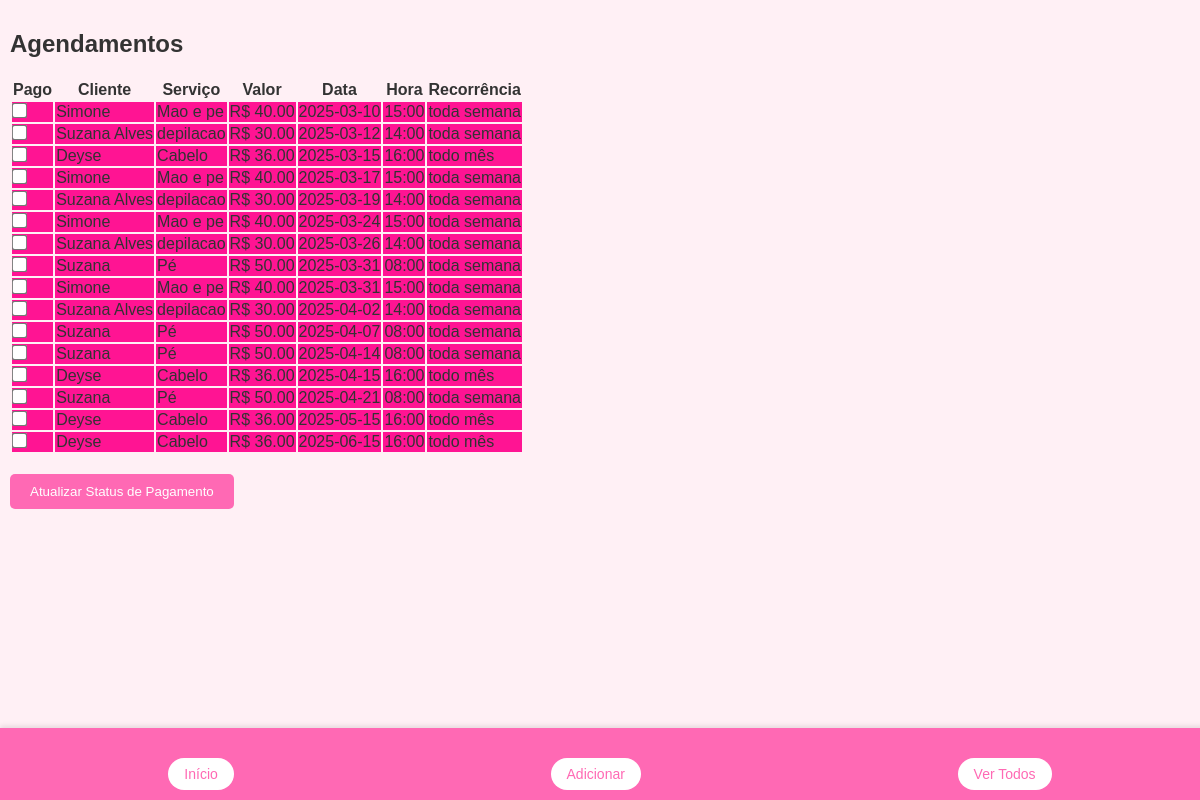
Before: /view with the older database file.
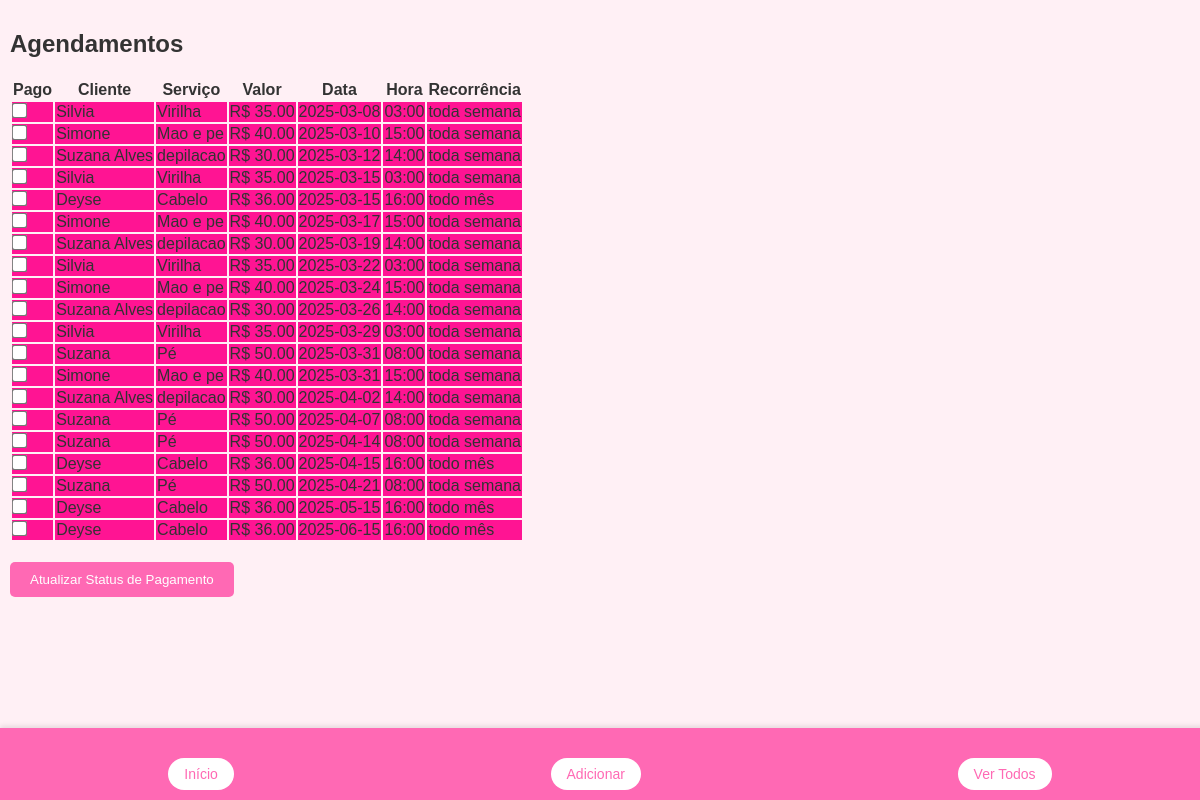
After: the same page with the newer database file.
### tables this page shows
CREATE TABLE appointments (
                id INTEGER PRIMARY KEY AUTOINCREMENT,
                client_name TEXT NOT NULL,
                service_description TEXT NOT NULL,
                service_value REAL NOT NULL,
                date TEXT NOT NULL,
                time TEXT NOT NULL,
                recurrence TEXT NOT NULL,
                color TEXT NOT NULL
            );

### app.py (the view)
@app.route('/view')
def view_appointments():
    try:
        with sqlite3.connect(DATABASE) as conn:
            cursor = conn.cursor()
            cursor.execute('SELECT * FROM appointments ORDER BY date, time')
            appointments = cursor.fetchall()
    except sqlite3.Error as e:
        print(f"Erro no banco de dados: {e}")
        appointments = []
    return render_template('view_appointments.html', appointments=appointments)

### templates/view_appointments.html
{% extends "base.html" %}
{% block content %}
    <h2>Agendamentos</h2>
    <form method="POST" action="{{ url_for('update_payment_status') }}">
        <table>
            <thead>
                <tr>
                    <th>Pago</th>
                    <th>Cliente</th>
                    <th>Serviço</th>
                    <th>Valor</th>
                    <th>Data</th>
                    <th>Hora</th>
                    <th>Recorrência</th>
                </tr>
            </thead>
            <tbody>
                {% for appointment in appointments %}
                    <tr style="background-color: {{ appointment[7] }};">
                        <td>
                            <input type="checkbox" name="pago" value="{{ appointment[0] }}"
                                   {% if appointment[8] %}checked{% endif %}>
                        </td>
                        <td {% if appointment[8] %}class="pago"{% endif %}>
                            {{ appointment[1] }}
                        </td>
                        <td {% if appointment[8] %}class="pago"{% endif %}>
                            {{ appointment[2] }}
                        </td>
                        <td {% if appointment[8] %}class="pago"{% endif %}>
                            R$ {{ "%.2f"|format(appointment[3]) }}
                        </td>
                        <td {% if appointment[8] %}class="pago"{% endif %}>
                            {{ appointment[4] }}
                        </td>
                        <td {% if appointment[8] %}class="pago"{% endif %}>
                            {{ appointment[5] }}
                        </td>
                        <td {% if appointment[8] %}class="pago"{% endif %}>
                            {{ appointment[6] }}
                        </td>
                    </tr>
                {% endfor %}
            </tbody>
        </table>
        <button type="submit" class="btn">Atualizar Status de Pagamento</button>
    </form>
{% endblock %}

### templates/base.html (shortened to what this page needs)
<!DOCTYPE html>
<html lang="pt-BR">
<head>
    <link rel="stylesheet" href="{{ url_for('static', filename='style.css') }}">
</head>
<body>
    <div class="container">
        {% block content %}{% endblock %}
    </div>
    <footer>
        <div class="footer-menu">
            <a href="{{ url_for('index') }}" class="btn">Início</a>
            <a href="{{ url_for('add_appointment') }}" class="btn">Adicionar</a>
            <a href="{{ url_for('view_appointments') }}" class="btn">Ver Todos</a>
        </div>
    </footer>
</body>
</html>

### static/style.css (style rules this page uses)
body { font-family: Arial, sans-serif; margin: 0; padding: 0; background-color: #FFF0F5; color: #333; }
.container { padding: 10px; }
footer { position: fixed; bottom: 0; left: 0; width: 100%; background-color: #FF69B4; padding: 10px; text-align: center; box-shadow: 0 -2px 5px rgba(0, 0, 0, 0.1); }
.footer-menu { display: flex; justify-content: space-around; }
.footer-menu .btn { background-color: white; color: #FF69B4; padding: 8px 16px; border-radius: 20px; text-decoration: none; font-size: 14px; transition: background-color 0.3s, color 0.3s; }
input[type="checkbox"] { transform: scale(1.2); margin: 0; }
.btn { background-color: #FF69B4; color: white; padding: 10px 20px; border: none; border-radius: 5px; cursor: pointer; margin-top: 20px; }

Changed rows visible on the page:
added appointments: client_name "Silvia", service_description "Virilha", service_value "35.00", date "2025-03-08", time "03:00", recurrence "toda semana"
added appointments: client_name "Silvia", service_description "Virilha", service_value "35.00", date "2025-03-15", time "03:00", recurrence "toda semana"
added appointments: client_name "Silvia", service_description "Virilha", service_value "35.00", date "2025-03-22", time "03:00", recurrence "toda semana"
added appointments: client_name "Silvia", service_description "Virilha", service_value "35.00", date "2025-03-29", time "03:00", recurrence "toda semana"
